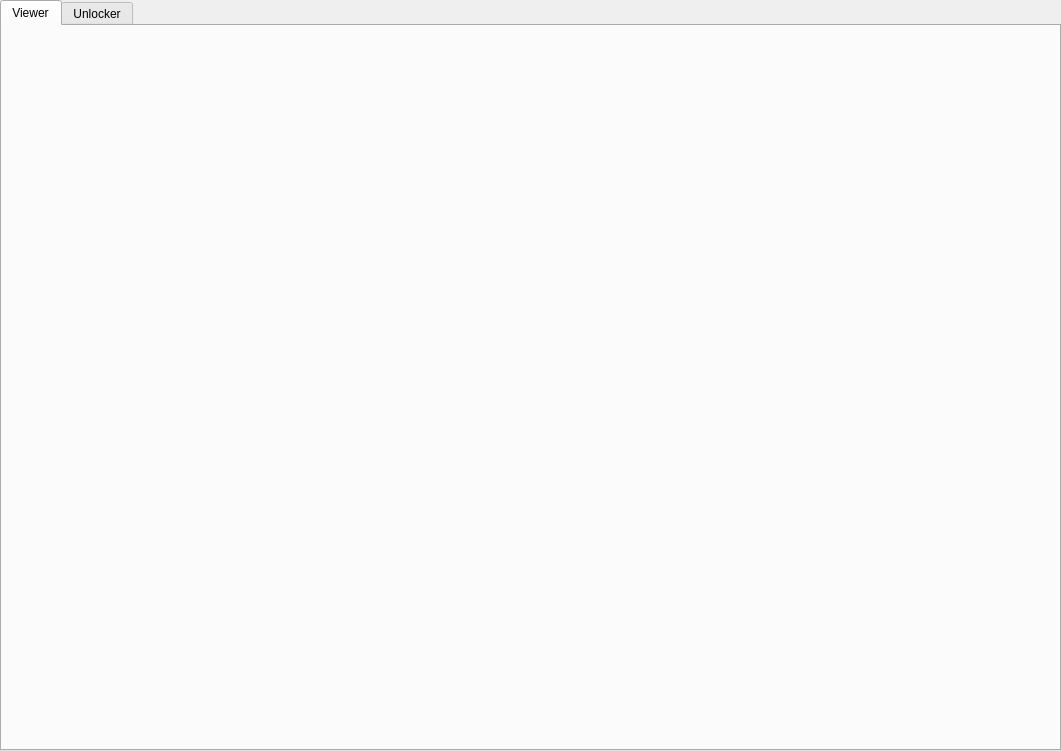
<?xml version="1.0" encoding="UTF-8"?>
<ui version="4.0">
 <class>TrophyViewer</class>
 <widget class="QDialog" name="TrophyViewer">
  <property name="geometry">
   <rect>
    <x>0</x>
    <y>0</y>
    <width>1061</width>
    <height>751</height>
   </rect>
  </property>
  <property name="windowTitle">
   <string>Trophy Manager</string>
  </property>
  <widget class="QTabWidget" name="tabWidget">
   <property name="geometry">
    <rect>
     <x>0</x>
     <y>0</y>
     <width>1061</width>
     <height>751</height>
    </rect>
   </property>
   <property name="currentIndex">
    <number>0</number>
   </property>
   <widget class="QWidget" name="ViewerTab">
    <attribute name="title">
     <string>Viewer</string>
    </attribute>
   </widget>
   <widget class="QWidget" name="ManagerTab">
    <attribute name="title">
     <string>Unlocker</string>
    </attribute>
    <widget class="QWidget" name="horizontalLayoutWidget_11">
     <property name="geometry">
      <rect>
       <x>360</x>
       <y>600</y>
       <width>373</width>
       <height>61</height>
      </rect>
     </property>
     <layout class="QHBoxLayout" name="horizontalLayout_12">
      <item>
       <widget class="QPushButton" name="LockAllButton">
        <property name="sizePolicy">
         <sizepolicy hsizetype="Minimum" vsizetype="Preferred">
          <horstretch>0</horstretch>
          <verstretch>0</verstretch>
         </sizepolicy>
        </property>
        <property name="font">
         <font>
          <pointsize>12</pointsize>
          <bold>true</bold>
         </font>
        </property>
        <property name="text">
         <string>Reset All Trophies to Locked</string>
        </property>
       </widget>
      </item>
     </layout>
    </widget>
    <widget class="QWidget" name="horizontalLayoutWidget_14">
     <property name="geometry">
      <rect>
       <x>190</x>
       <y>470</y>
       <width>691</width>
       <height>71</height>
      </rect>
     </property>
     <layout class="QHBoxLayout" name="horizontalLayout_15">
      <item>
       <layout class="QHBoxLayout" name="horizontalLayout">
        <item>
         <widget class="QLabel" name="label">
          <property name="sizePolicy">
           <sizepolicy hsizetype="Expanding" vsizetype="Preferred">
            <horstretch>0</horstretch>
            <verstretch>0</verstretch>
           </sizepolicy>
          </property>
          <property name="font">
           <font>
            <pointsize>10</pointsize>
            <bold>true</bold>
           </font>
          </property>
          <property name="text">
           <string>Unlock Rate:    </string>
          </property>
         </widget>
        </item>
        <item>
         <widget class="QLabel" name="AchivementLabel">
          <property name="sizePolicy">
           <sizepolicy hsizetype="Expanding" vsizetype="Preferred">
            <horstretch>0</horstretch>
            <verstretch>0</verstretch>
           </sizepolicy>
          </property>
          <property name="font">
           <font>
            <pointsize>24</pointsize>
            <bold>true</bold>
           </font>
          </property>
          <property name="text">
           <string>XX%</string>
          </property>
         </widget>
        </item>
       </layout>
      </item>
      <item>
       <spacer name="horizontalSpacer">
        <property name="orientation">
         <enum>Qt::Orientation::Horizontal</enum>
        </property>
        <property name="sizeHint" stdset="0">
         <size>
          <width>40</width>
          <height>20</height>
         </size>
        </property>
       </spacer>
      </item>
      <item>
       <layout class="QHBoxLayout" name="horizontalLayout_13">
        <item>
         <widget class="QLabel" name="UnlockedText">
          <property name="sizePolicy">
           <sizepolicy hsizetype="Expanding" vsizetype="Preferred">
            <horstretch>0</horstretch>
            <verstretch>0</verstretch>
           </sizepolicy>
          </property>
          <property name="font">
           <font>
            <pointsize>10</pointsize>
            <bold>true</bold>
           </font>
          </property>
          <property name="text">
           <string>Unlocked:    </string>
          </property>
         </widget>
        </item>
        <item>
         <widget class="QLabel" name="UnlockedNumLabel">
          <property name="sizePolicy">
           <sizepolicy hsizetype="Expanding" vsizetype="Preferred">
            <horstretch>0</horstretch>
            <verstretch>0</verstretch>
           </sizepolicy>
          </property>
          <property name="font">
           <font>
            <pointsize>24</pointsize>
            <bold>true</bold>
           </font>
          </property>
          <property name="text">
           <string>Num</string>
          </property>
         </widget>
        </item>
       </layout>
      </item>
      <item>
       <spacer name="horizontalSpacer_2">
        <property name="orientation">
         <enum>Qt::Orientation::Horizontal</enum>
        </property>
        <property name="sizeHint" stdset="0">
         <size>
          <width>40</width>
          <height>20</height>
         </size>
        </property>
       </spacer>
      </item>
      <item>
       <layout class="QHBoxLayout" name="horizontalLayout_14">
        <item>
         <widget class="QLabel" name="LockedText">
          <property name="sizePolicy">
           <sizepolicy hsizetype="Expanding" vsizetype="Preferred">
            <horstretch>0</horstretch>
            <verstretch>0</verstretch>
           </sizepolicy>
          </property>
          <property name="font">
           <font>
            <pointsize>10</pointsize>
            <bold>true</bold>
           </font>
          </property>
          <property name="text">
           <string>Locked:    </string>
          </property>
         </widget>
        </item>
        <item>
         <widget class="QLabel" name="LockedNumLabel">
          <property name="sizePolicy">
           <sizepolicy hsizetype="Expanding" vsizetype="Preferred">
            <horstretch>0</horstretch>
            <verstretch>0</verstretch>
           </sizepolicy>
          </property>
          <property name="font">
           <font>
            <pointsize>24</pointsize>
            <bold>true</bold>
           </font>
          </property>
          <property name="text">
           <string>Num</string>
          </property>
         </widget>
        </item>
       </layout>
      </item>
     </layout>
    </widget>
    <widget class="QLabel" name="TrophyIcon">
     <property name="geometry">
      <rect>
       <x>70</x>
       <y>120</y>
       <width>241</width>
       <height>231</height>
      </rect>
     </property>
     <property name="text">
      <string/>
     </property>
     <property name="pixmap">
      <pixmap>../../../BBLauncher/user/game_data/CUSA03173/TrophyFiles/trophy00/Icons/TROP000.PNG</pixmap>
     </property>
    </widget>
    <widget class="QLabel" name="TrophyNameLabel">
     <property name="geometry">
      <rect>
       <x>340</x>
       <y>140</y>
       <width>301</width>
       <height>191</height>
      </rect>
     </property>
     <property name="font">
      <font>
       <pointsize>16</pointsize>
       <bold>true</bold>
      </font>
     </property>
     <property name="text">
      <string>Select Trophy ID</string>
     </property>
     <property name="alignment">
      <set>Qt::AlignmentFlag::AlignCenter</set>
     </property>
     <property name="wordWrap">
      <bool>true</bool>
     </property>
    </widget>
    <widget class="QLabel" name="TrophyManagerText">
     <property name="geometry">
      <rect>
       <x>240</x>
       <y>30</y>
       <width>521</width>
       <height>61</height>
      </rect>
     </property>
     <property name="font">
      <font>
       <pointsize>16</pointsize>
       <bold>true</bold>
      </font>
     </property>
     <property name="text">
      <string>BBLauncher Trophy Manager</string>
     </property>
     <property name="alignment">
      <set>Qt::AlignmentFlag::AlignCenter</set>
     </property>
    </widget>
    <widget class="QWidget" name="layoutWidget">
     <property name="geometry">
      <rect>
       <x>70</x>
       <y>370</y>
       <width>211</width>
       <height>33</height>
      </rect>
     </property>
     <layout class="QHBoxLayout" name="horizontalLayout_16">
      <item>
       <widget class="QLabel" name="LockedStatusText">
        <property name="sizePolicy">
         <sizepolicy hsizetype="Expanding" vsizetype="Preferred">
          <horstretch>0</horstretch>
          <verstretch>0</verstretch>
         </sizepolicy>
        </property>
        <property name="font">
         <font>
          <pointsize>10</pointsize>
          <bold>true</bold>
         </font>
        </property>
        <property name="text">
         <string>Status:</string>
        </property>
        <property name="alignment">
         <set>Qt::AlignmentFlag::AlignRight|Qt::AlignmentFlag::AlignTrailing|Qt::AlignmentFlag::AlignVCenter</set>
        </property>
       </widget>
      </item>
      <item>
       <widget class="QLabel" name="LockStatusLabel">
        <property name="sizePolicy">
         <sizepolicy hsizetype="MinimumExpanding" vsizetype="Preferred">
          <horstretch>0</horstretch>
          <verstretch>0</verstretch>
         </sizepolicy>
        </property>
        <property name="font">
         <font>
          <pointsize>14</pointsize>
          <bold>true</bold>
         </font>
        </property>
        <property name="text">
         <string>Locked</string>
        </property>
       </widget>
      </item>
     </layout>
    </widget>
    <widget class="QWidget" name="verticalLayoutWidget">
     <property name="geometry">
      <rect>
       <x>680</x>
       <y>160</y>
       <width>311</width>
       <height>183</height>
      </rect>
     </property>
     <layout class="QVBoxLayout" name="verticalLayout">
      <item>
       <widget class="QLabel" name="SelectText">
        <property name="font">
         <font>
          <pointsize>12</pointsize>
          <bold>true</bold>
         </font>
        </property>
        <property name="text">
         <string>Select Trophy ID</string>
        </property>
        <property name="alignment">
         <set>Qt::AlignmentFlag::AlignBottom|Qt::AlignmentFlag::AlignHCenter</set>
        </property>
       </widget>
      </item>
      <item>
       <widget class="QComboBox" name="TrophyIDBox">
        <property name="font">
         <font>
          <pointsize>12</pointsize>
         </font>
        </property>
        <property name="focusPolicy">
         <enum>Qt::FocusPolicy::StrongFocus</enum>
        </property>
        <property name="placeholderText">
         <string>Select Trophy ID</string>
        </property>
       </widget>
      </item>
      <item>
       <widget class="QPushButton" name="UnlockButton">
        <property name="font">
         <font>
          <pointsize>18</pointsize>
         </font>
        </property>
        <property name="text">
         <string>UNLOCK</string>
        </property>
       </widget>
      </item>
      <item>
       <widget class="QPushButton" name="LockButton">
        <property name="font">
         <font>
          <pointsize>18</pointsize>
         </font>
        </property>
        <property name="text">
         <string>LOCK</string>
        </property>
       </widget>
      </item>
     </layout>
    </widget>
   </widget>
  </widget>
 </widget>
 <resources/>
 <connections/>
</ui>
